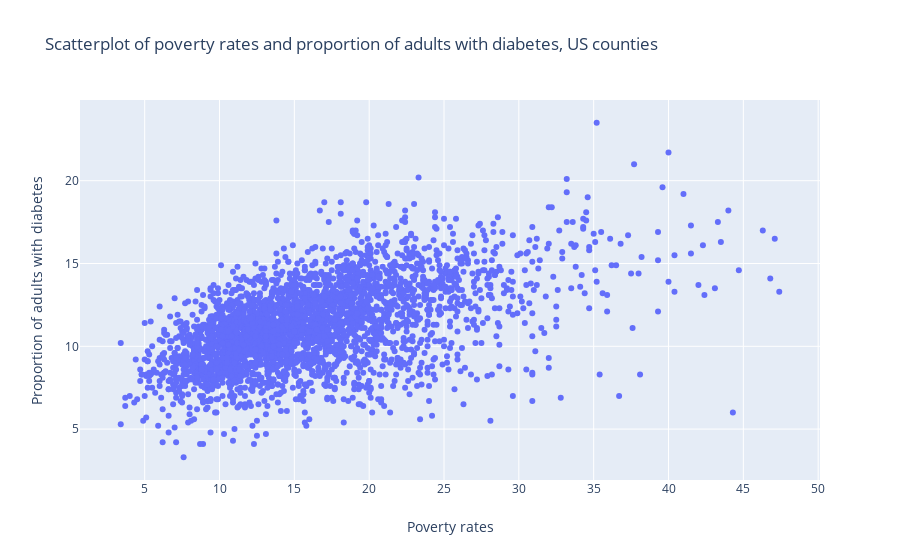

Source (notebook cell):
### Code cell
# with plotly
# Now with plotly.
data = [go.Scatter(x=df['POVRATE15'], 
                   y=df['PCT_DIABETES_ADULTS13'],
                   mode = 'markers',
)]
layout = go.Layout(
    title = 'Scatterplot of poverty rates and proportion of adults with diabetes, US counties', # Graph title
    xaxis = dict(title = 'Poverty rates'), # x-axis label
    yaxis = dict(title = 'Proportion of adults with diabetes'), # y-axis label
    hovermode ='closest' # handles multiple points landing on the same vertical
)
fig1 = go.Figure(data=data, layout=layout)
iplot(fig1)

### Figure 1 — Plotly figure (JSON) as saved in the notebook; plotly's stock layout.template omitted (floating-point values rounded to 4 significant figures; data arrays with more than 128 entries replaced by an {"elided": "..."} marker saying what was removed)
{"data": [{"mode": "markers", "type": "scatter", "x": {"elided": "3143 float values"}, "y": {"elided": "3143 float values"}}], "layout": {"hovermode": "closest", "title": {"text": "Scatterplot of poverty rates and proportion of adults with diabetes, US counties"}, "xaxis": {"title": {"text": "Poverty rates"}}, "yaxis": {"title": {"text": "Proportion of adults with diabetes"}}}}
